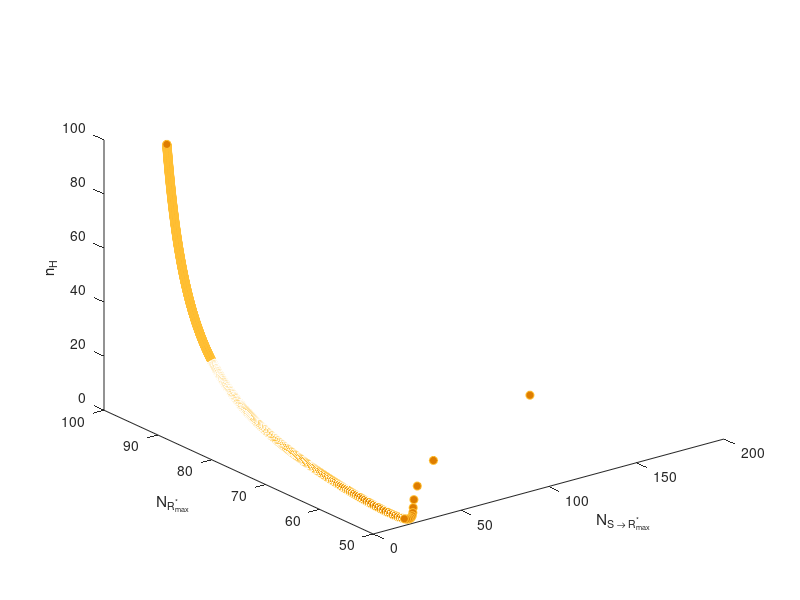

Here is the MATLAB script that generated this plot:
% Author: Alex Plakantonakis,   Copyright (c) 2019-2024.           License: GNU GPLv3

clear;

k1 = 0.50;          % MICROscopic rate of synthesis of R; 0th order [units: 1/sec]
k2 = 0.10;          % MICROscopic rate of degradation of R; 1st order [units: 1/sec]
k3 = 0.10;          % MICROscopic rate of synthesis of X; 0th order [units: 1/sec]
k4 = 0.05;          % Degradation of X; 1st order [units: 1/sec]
K = 40;             % K_50 for X inhibiting production of R (# of X to produce half-maximal effect)

nH_array = 0:0.1:100;

for i=1:size(nH_array,2)
    nH = nH_array(i);
    
    if nH > 1
        S_Rmax(i) = 1 / (nH-1)^(1/nH) / (k3 / k4 / K);
        R_max(i) = (k1 / k2) * S_Rmax(i) / (1 + (k3 / k4 / K)^nH * S_Rmax(i)^nH); 
%         pm(i) = plot(S_Rmax(i),R_max(i),'o','Color',[1 0.75 0.2],...
%             'MarkerFaceColor',[0.87 0.49 0],'DisplayName','max(N_R^*)');
    else
        S_Rmax(i) = NaN;
        R_max(i) = NaN;
    end
 
end

%% Plot nH vs S_Rmax
plot(nH_array,S_Rmax);
axis([0 max(nH_array) 14 max(S_Rmax)]);
set(gca,'XMinorTick','on','YMinorTick','off','Box','off');   
xlabel('n_H');
ylabel('N_{S \rightarrow R^*_{max}}');

% Find nH value where the minimum of S_Rmax occurs
min_ind = find(S_Rmax == min(S_Rmax));
disp(['Minimum occurs at nH = ' num2str(nH_array(min_ind)) ...
    ' , S_Rmax = ' num2str(S_Rmax(min_ind))]);

%% Plot nH vs R_max
plot(nH_array,R_max);
xlabel('n_H');
ylabel('R^*_{max}');
set(gca,'XMinorTick','on','YMinorTick','on','Box','off');   

%% Plot 3D S_Rmax vs R_max vs nH (x vs y vs z)
plot3(S_Rmax,R_max,nH_array,'o','Color',[1 0.75 0.2],'MarkerFaceColor',[0.87 0.49 0]);
xlabel('N_{S \rightarrow R^*_{max}}');
ylabel('N_{R^*_{max}}');
zlabel('n_H');
